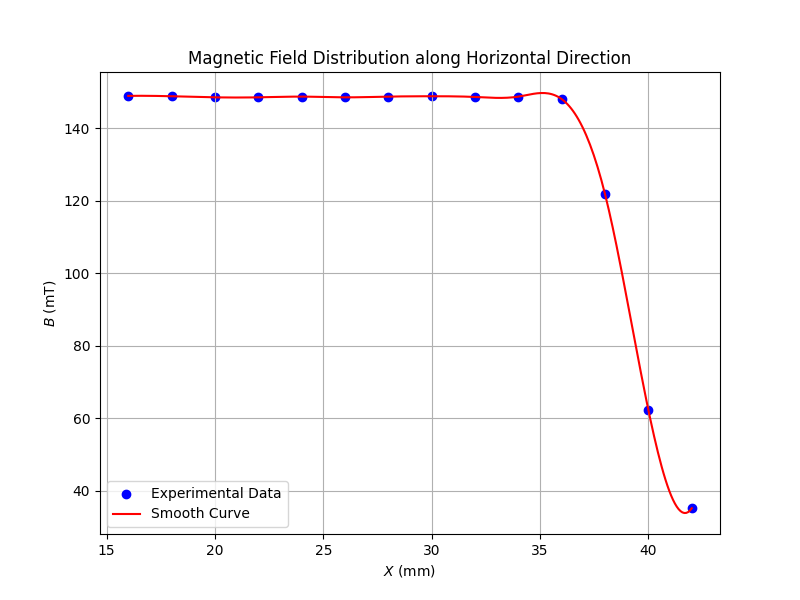

Reproduce this figure in Python.
import matplotlib.pyplot as plt
import numpy as np
from scipy.interpolate import make_interp_spline
import os

# Data
X = np.array([42, 40, 38, 36, 34, 32, 30, 28, 26, 24, 22, 20, 18, 16])
B = np.array([35.2, 62.2, 121.8, 148.1, 148.8, 148.7, 148.9, 148.8, 148.6, 148.8, 148.6, 148.6, 148.9, 149.0])

# Sort data by X
sorted_indices = np.argsort(X)
X_sorted = X[sorted_indices]
B_sorted = B[sorted_indices]

# Plotting
plt.figure(figsize=(8, 6))
plt.scatter(X_sorted, B_sorted, color='blue', label='Experimental Data')

# Smooth curve using spline
X_smooth = np.linspace(X_sorted.min(), X_sorted.max(), 300)
spl = make_interp_spline(X_sorted, B_sorted, k=3)  # Cubic spline
B_smooth = spl(X_smooth)

plt.plot(X_smooth, B_smooth, color='red', linestyle='-', label='Smooth Curve')

plt.xlabel(r'$X$ (mm)')
plt.ylabel(r'$B$ (mT)')
plt.title(r'Magnetic Field Distribution along Horizontal Direction')
plt.legend()
plt.grid(True)

# Save plot
output_dir = r'c:\Personal Profie\Profile\UCAS\t-Sophomore\S1 new\Nomal Physics Experiments\dsh\todo1 Measurement of Magnetic Field'
output_path = os.path.join(output_dir, 'plot_B_X.png')
plt.savefig(output_path)
print(f"Plot saved to {output_path}")
